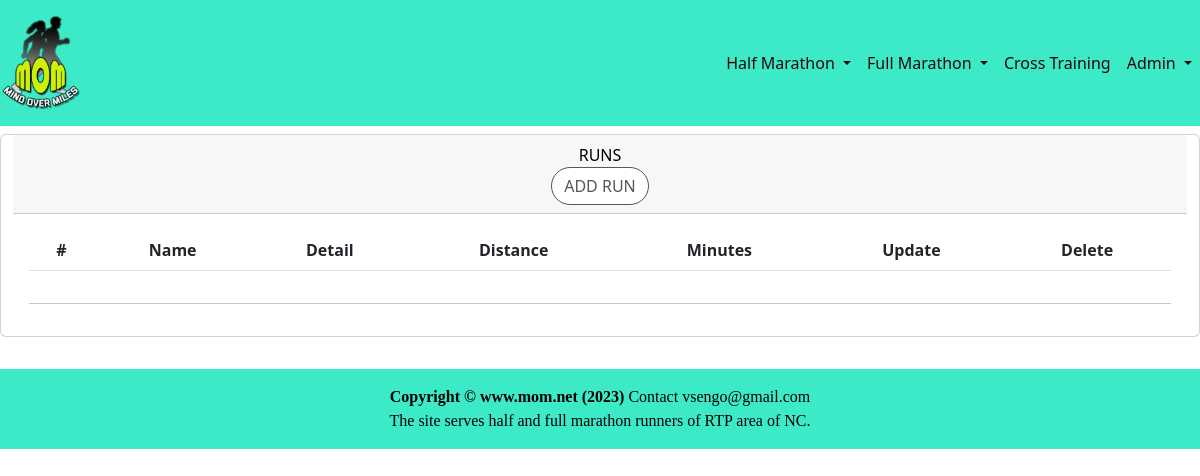
The page /training/activityList (signed in) on the database as committed earlier.
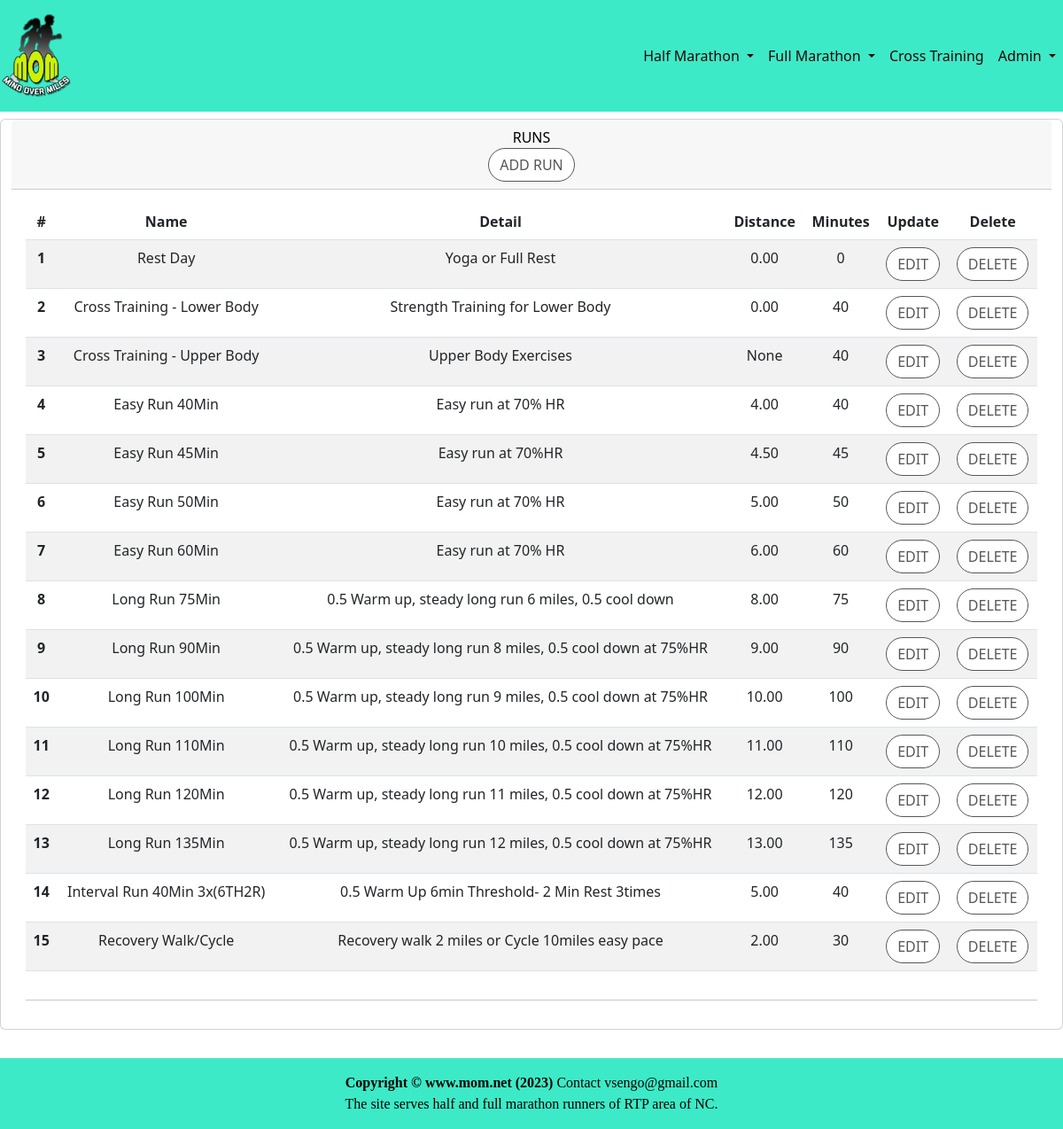
The same page on the database as committed later.
### training/models.py (models this page shows, shortened)
class Activity(models.Model):
    Activity_type = [
        ('RUN','Run'),
        ('XTRAIN', 'XTrain'),
        ('REST','Rest')
    ]
    type = models.CharField(max_length=16,choices=Activity_type)
    name = models.CharField(max_length=64)
    distance = models.DecimalField(max_digits=4,decimal_places=2,null=True,blank=True)
    detail = models.CharField(max_length=512,null=True,blank=True)
    minutes = models.SmallIntegerField(null=True,blank=True)
    url  = models.URLField(null=True,blank=True)

### training/views.py (the view)
# urls.py: re_path(r'activityList', activityListView, name='activityList'),
@login_required
def activityListView(request):
    if request.method == 'GET':
        runs = Activity.objects.all()
        userRole = getUserRole(request.user)
        return render(request = request,template_name = "run_list.html",context={'run_list':runs, 'userRole':userRole})

### training/views.py (called while the page is built)
def getUserRole(user):
    return 'EDIT'

### training/templates/run_list.html (shortened to what this page needs)
{% extends 'home/base.html' %}
{% block content %}
<div class="container-fluid">
    <div class="row text-center justify-content-center">
            <div class="card mt-2 mb-2">
            <div class="card-header">
                <div class="row">
                    <div class="col-sm-12">
                        <strong>Runs</strong><br>
                        {% if userRole == 'EDIT' %}
                        <a href="{% url 'training:activityAdd' %}" class="btn btn-secondary btn-md">Add Run</a>
                        {% endif %}
                        </div>
                </div>
            </div>
            <div class="card-body">
                <div class="row">
                    <div class="col-sm-12">
                        <table class="table table-striped table-hover">
                            <thead>
                                <tr>
                                    <th scope="col">#</th>
                                    <th scope="col">Name</th>
                                    <th scope="col">Detail</th>
                                    <th scope="col">Distance</th>
                                    <th scope="col">Minutes</th>
                                    {% if userRole == 'EDIT' %}
                                    <th scope="col">Update </th>
                                    <th scope="col">Delete </th>
                                    {% endif %}
                                </tr>
                            </thead>
                            <tbody>
                               {% for tx in run_list %}
                                <tr>
                                    <th scope=""row">{{forloop.counter}}</th>
                                    <td>{{tx.name}}</td>
                                    <td>{{tx.detail}}</td>
                                    <td>{{tx.distance}}</td>
                                    <td>{{tx.minutes}}</td>
                                    {% if userRole == 'EDIT' %}
                                    <td><a href="{% url 'training:activityUpd' tx.id %}" class="btn btn-danger btn-md">Edit</a></td>
                                    <td>
                                        <button type="button" class="btn btn-primary" data-bs-toggle="modal" onclick="confirmDeleteModal('{{tx.id}}')" id="deleteID">
                                            Delete
                                        </button>
                                    </td>
                                    {% endif %}
                                </tr>
                                {% endfor %}
                            </tbody>
                        </table>
                        </div>
                </div>
                <hr>
            </div>
        </div>
    </div>
 </div>
{% include 'home/footer.html' %}
{% endblock content %}

### home/templates/home/base.html (shortened to what this page needs)
<!DOCTYPE html>
<html lang="en">
<head>
    <link href="https://cdn.jsdelivr.net/npm/bootstrap@5.2.1/dist/css/bootstrap.min.css" rel="stylesheet">
    {% load static %}
    <link href="{% static 'css/home.css' %}" rel="stylesheet"/>
</head>
<body>
<div id="page-content-wrapper">
    <nav class="navbar navbar-expand-lg navbar-dark bg-red">
        <div class="navbar-brand">
            <a href="/"><img src="{% static 'images/momlogo.png' %}" alt="MoM Logo" width="80"></a>
        </div>
        <div class="collapse navbar-collapse" id="navbarSupportedContent">
            <ul class="navbar-nav ms-auto mb-2 mb-lg-0">
              <li class="nav-item">
                <div class="dropdown">
                        <a class="nav-link dropdown-toggle" data-bs-toggle="dropdown" href="#">Half Marathon </a>
                </div>
              </li>
              <li class="nav-item">
                <div class="dropdown">
                    <a class="nav-link dropdown-toggle" data-bs-toggle="dropdown" href="#">Full Marathon </a>
                </div>
              </li>
              <li class="nav-item">
                <a class="nav-link" href="#">Cross Training</a>
              </li>
              <li class="nav-item">
                <div class="dropdown">
                    {% if user.is_authenticated %}
                        <a class="nav-link dropdown-toggle" data-bs-toggle="dropdown" href="#">{{user.first_name}}   </a>
                    {% else %}
                        <a class="nav-link dropdown-toggle" data-bs-toggle="dropdown" href="#">LogIn</a>
                        <ul class="dropdown-menu">
                        <li><a class="dropdown-item" href={% url 'accounts:login' %}>Log In</a></li>
                        <li><a class="dropdown-item" href={% url 'accounts:signup' %}>Sign Up</a></li>
                        </ul>
                    {% endif %}
                </div>
            </li>
            </ul>
        </div>
    </nav>
    <div id="wrapper">
        {% block content %}
        {% endblock %}
    </div>
</div>
</body>
</html>

### home/templates/home/footer.html (shortened to what this page needs)
<br>
<footer class="footer navbar-bottom py-3" style="background-color:#3deac7">
    <div class="container">
        <p class="text-center text-black m-0"><strong>Copyright &copy; www.mom.net (2023) </strong> Contact vsengo@gmail.com</p>
        <p class="text-center text-black m-0"> The site serves half and full marathon runners of RTP area of NC. </p>
    </div>
</footer>

### home/static/css/home.css (style rules this page uses)
body { overflow-x: hidden; }
h1, h2, h3, h4, h5, h6, p { font-family: 'Merriweather'; }
.card-header, a:link { text-transform: uppercase; font-weight: 200; color: #585656; }
.card-header, a:hover { color: #000; font-weight:300; text-transform: uppercase; }
.archive-link, a:link { text-transform:capitalize; text-align:left; font-weight:normal; color: #585656; }
#page-content-wrapper .btn { text-transform: uppercase; font-weight: 500; color: #585656; background-color: #fff; border-color: #585656; border-radius: 20px; transition: all 0.3s ease 0s; cursor: pointer; outline: none; }
#page-content-wrapper { min-width: 100vw; }
@media (min-width: 768px) { #page-content-wrapper { min-width: 0; width: 100%; } }
.navbar-dark { background:#82063B; }

### home/templates/home/base.html (style rules this page uses)
.bg-red { background:#3deac7; }
.nav-link { color:rgb(34, 8, 8)!important; }

Rows that differ between the two databases and show on the page:
added Activity: name "Rest Day", detail "Yoga or Full Rest", distance "0.00", minutes "0"
added Activity: name "Cross Training - Lower Body", detail "Strength Training for Lower Body", distance "0.00", minutes "40"
added Activity: name "Cross Training - Upper Body", detail "Upper Body Exercises", distance "None", minutes "40"
added Activity: name "Easy Run 40Min", detail "Easy run at 70% HR", distance "4.00", minutes "40"
added Activity: name "Easy Run 45Min", detail "Easy run at 70%HR", distance "4.50", minutes "45"
added Activity: name "Easy Run 50Min", detail "Easy run at 70% HR", distance "5.00", minutes "50"
added Activity: name "Easy Run 60Min", detail "Easy run at 70% HR", distance "6.00", minutes "60"
added Activity: name "Long Run 75Min", detail "0.5 Warm up, steady long run 6 miles, 0.5 cool down", distance "8.00", minutes "75"
added Activity: name "Long Run 90Min", detail "0.5 Warm up, steady long run 8 miles, 0.5 cool down at 75%HR", distance "9.00", minutes "90"
added Activity: name "Long Run 100Min", detail "0.5 Warm up, steady long run 9 miles, 0.5 cool down at 75%HR", distance "10.00", minutes "100"
added Activity: name "Long Run 110Min", detail "0.5 Warm up, steady long run 10 miles, 0.5 cool down at 75%HR", distance "11.00", minutes "110"
added Activity: name "Long Run 120Min", detail "0.5 Warm up, steady long run 11 miles, 0.5 cool down at 75%HR", distance "12.00", minutes "120"
added Activity: name "Long Run 135Min", detail "0.5 Warm up, steady long run 12 miles, 0.5 cool down at 75%HR", distance "13.00", minutes "135"
added Activity: name "Interval Run 40Min 3x(6TH2R)", detail "0.5 Warm Up 6min Threshold- 2 Min Rest 3times", distance "5.00", minutes "40"
added Activity: name "Recovery Walk/Cycle", detail "Recovery walk 2 miles or Cycle 10miles easy pace", distance "2.00", minutes "30"
